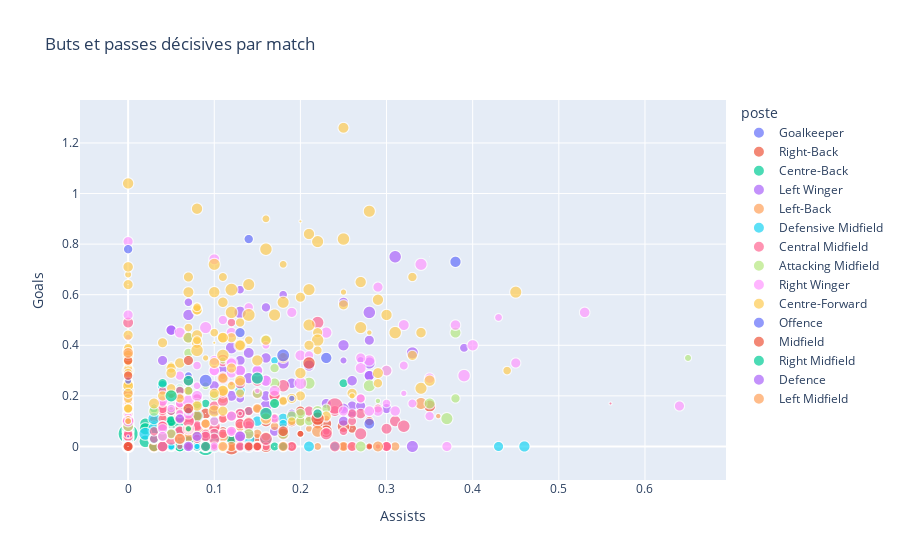

Notebook cell for this chart:
### Code cell
fig = px.scatter(stats, x='Assists', y='Goals', size='match_played', color='poste',
                 hover_data=['prénom', 'nom'], title='Buts et passes décisives par match')
fig.show()

### Figure 1 — Plotly figure (JSON) as saved in the notebook; plotly's stock layout.template omitted (floating-point values rounded to 4 significant figures; data arrays with more than 128 entries replaced by an {"elided": "..."} marker saying what was removed)
{"data": [{"customdata": {"elided": "109x2 str values"}, "hovertemplate": "poste=Goalkeeper<br>Assists=%{x}<br>Goals=%{y}<br>match_played=%{marker.size}<br>prénom=%{customdata[0]}<br>nom=%{customdata[1]}<extra></extra>", "legendgroup": "Goalkeeper", "marker": {"color": "#636efa", "size": [13, 10, 10, 5, 2, 13, 10, 0, 0, 12, 5, 10, 8, 9, 10, 10, 2, 8, 10, 8, 3, 0, 5, 3, 0, 12, 14, 2, 0, 7, 11, 4, 7, 8, 11, 0, 11, 12, 12, 10, 16, 8, 4, 11, 6, 6, 0, 14, 15, 11, 4, 11, 7, 5, 16, 12, 13, 3, 10, 9, 4, 12, 11, 12, 9, 5, 7, 14, 12, 2, 11, 13, 14, 0, 10, 10, 10, 0, 10, 8, 7, 3, 9, 10, 10, 0, 10, 14, 11, 15, 11, 3, 8, 11, 15, 15, 11, 0, 11, 11, 11, 11, 11, 11, 11, 9, 6, 8, 0], "sizemode": "area", "sizeref": 0.0975, "symbol": "circle"}, "mode": "markers", "name": "Goalkeeper", "showlegend": true, "type": "scattergl", "x": [null, null, null, null, null, null, null, null, null, null, null, null, null, null, null, null, null, null, null, null, null, null, null, null, null, null, null, null, null, null, null, null, null, null, null, null, null, null, null, null, null, null, null, null, null, null, null, null, null, null, null, null, null, null, null, null, null, null, null, null, null, null, null, null, null, null, null, null, null, null, null, null, null, null, null, null, null, null, null, null, null, null, null, null, null, null, null, null, null, null, null, null, null, null, null, null, null, null, null, null, null, null, null, null, null, null, null, null, null], "xaxis": "x", "y": [null, null, null, null, null, null, null, null, null, null, null, null, null, null, null, null, null, null, null, null, null, null, null, null, null, null, null, null, null, null, null, null, null, null, null, null, null, null, null, null, null, null, null, null, null, null, null, null, null, null, null, null, null, null, null, null, null, null, null, null, null, null, null, null, null, null, null, null, null, null, null, null, null, null, null, null, null, null, null, null, null, null, null, null, null, null, null, null, null, null, null, null, null, null, null, null, null, null, null, null, null, null, null, null, null, null, null, null, null], "yaxis": "y"}, {"customdata": {"elided": "121x2 str values"}, "hovertemplate": "poste=Right-Back<br>Assists=%{x}<br>Goals=%{y}<br>match_played=%{marker.size}<br>prénom=%{customdata[0]}<br>nom=%{customdata[1]}<extra></extra>", "legendgroup": "Right-Back", "marker": {"color": "#EF553B", "size": [10, 1, 6, 8, 1, 0, 10, 2, 13, 12, 13, 13, 10, 5, 3, 11, 3, 4, 8, 9, 5, 9, 10, 0, 4, 9, 9, 1, 9, 4, 9, 7, 6, 11, 4, 15, 7, 9, 10, 9, 8, 6, 12, 4, 4, 0, 11, 11, 10, 11, 3, 10, 8, 12, 11, 15, 5, 14, 12, 10, 11, 14, 14, 2, 16, 11, 12, 8, 12, 8, 3, 11, 14, 4, 7, 12, 0, 14, 5, 12, 5, 10, 10, 9, 8, 10, 3, 10, 10, 5, 11, 0, 8, 10, 12, 7, 14, 14, 13, 11, 10, 11, 9, 13, 14, 12, 15, 13, 2, 10, 10, 11, 11, 10, 9, 28, 5, 8, 13, 9, 6], "sizemode": "area", "sizeref": 0.0975, "symbol": "circle"}, "mode": "markers", "name": "Right-Back", "showlegend": true, "type": "scattergl", "x": [0.12, 0.25, 0.05, 0.19, 0, 0.19, 0, 0.13, 0.19, 0.23, 0.1, 0.04, 0, 0.2, 0, 0.17, 0, 0, 0.13, 0.14, 0.09, 0.05, 0.04, 0.08, 0, 0, 0, 0.19, 0.13, 0.09, 0.08, 0.04, 0.1, 0.15, 0, 0.07, 0.3, 0.07, 0.04, 0.11, 0.11, 0, 0, 0.09, 0, 0.2, 0, 0, 0.05, 0.22, 0.28, 0.11, 0.06, 0, 0.1, 0.23, 0, 0.06, 0.09, 0.13, 0.08, 0.1, 0, 0, 0, 0.11, 0.1, 0.07, 0.09, 0, 0.05, 0.18, 0.06, 0, 0.25, 0.03, 0.28, 0.18, 0.28, 0.09, 0.21, 0, 0, 0.28, 0.26, 0.07, 0.06, 0, 0.11, 0.09, 0.04, 0, 0.06, 0.2, 0.08, 0, 0, 0.16, 0.03, 0.1, 0.07, 0, 0, 0.07, 0.35, 0.18, 0.25, 0.16, 0, 0, 0.13, 0.05, 0, 0.05, 0.06, 0.12, 0.2, 0.05, 0.12, 0, 0.05], "xaxis": "x", "y": [0, 0.08, 0, 0, 0, 0, 0.07, 0.04, 0.1, 0.09, 0.02, 0, 0.04, 0.05, 0, 0.11, 0, 0.08, 0, 0.14, 0, 0, 0.09, 0, 0, 0.05, 0.21, 0, 0.04, 0, 0, 0.04, 0, 0.03, 0, 0.02, 0, 0.07, 0, 0.06, 0, 0, 0, 0, 0, 0, 0, 0, 0.09, 0.09, 0, 0.05, 0.06, 0, 0, 0.06, 0.17, 0.03, 0.06, 0, 0, 0.1, 0.22, 0, 0.03, 0, 0.07, 0, 0, 0.07, 0, 0.07, 0.12, 0, 0, 0.1, 0.23, 0.05, 0, 0.13, 0.11, 0.08, 0, 0.1, 0.07, 0.07, 0.06, 0.13, 0, 0, 0.08, 0, 0, 0.14, 0, 0, 0.08, 0, 0.06, 0.15, 0, 0, 0, 0.07, 0.16, 0, 0.08, 0.1, 0.18, 0, 0.09, 0, 0, 0, 0, 0, 0.05, 0.05, 0.04, 0.15, 0.05], "yaxis": "y"}, {"customdata": {"elided": "252x2 str values"}, "hovertemplate": "poste=Centre-Back<br>Assists=%{x}<br>Goals=%{y}<br>match_played=%{marker.size}<br>prénom=%{customdata[0]}<br>nom=%{customdata[1]}<extra></extra>", "legendgroup": "Centre-Back", "marker": {"color": "#00cc96", "size": {"elided": "252 int values"}, "sizemode": "area", "sizeref": 0.0975, "symbol": "circle"}, "mode": "markers", "name": "Centre-Back", "showlegend": true, "type": "scattergl", "x": {"elided": "252 float values"}, "xaxis": "x", "y": {"elided": "252 float values"}, "yaxis": "y"}, {"customdata": {"elided": "70x2 str values"}, "hovertemplate": "poste=Left Winger<br>Assists=%{x}<br>Goals=%{y}<br>match_played=%{marker.size}<br>prénom=%{customdata[0]}<br>nom=%{customdata[1]}<extra></extra>", "legendgroup": "Left Winger", "marker": {"color": "#ab63fa", "size": [13, 13, 6, 13, 8, 7, 5, 10, 10, 13, 10, 9, 13, 13, 10, 10, 8, 10, 10, 10, 10, 7, 8, 10, 14, 11, 6, 10, 15, 11, 11, 12, 6, 13, 14, 7, 9, 14, 12, 12, 1, 10, 3, 12, 10, 11, 14, 7, 5, 13, 12, 10, 9, 11, 11, 10, 14, 11, 15, 11, 12, 15, 11, 11, 10, 8, 10, 2, 11, 14], "sizemode": "area", "sizeref": 0.0975, "symbol": "circle"}, "mode": "markers", "name": "Left Winger", "showlegend": true, "type": "scattergl", "x": [0.16, 0.07, 0.27, 0.21, 0.13, 0.07, 0.25, 0.23, 0.1, 0.25, 0.25, 0.18, 0.14, 0.11, 0.25, 0.3, 0.39, 0, 0.04, 0.17, 0.1, 0.13, 0.19, 0.13, 0.33, 0, 0.15, 0.28, 0.31, 0.06, 0.08, 0.11, 0, 0, 0.16, 0.06, 0, 0.12, 0.13, 0.14, 0.11, 0.14, 0, 0.26, 0.26, 0.16, 0.28, 0.18, 0.25, 0.15, 0.12, 0.28, 0.16, 0.16, 0.19, 0.09, 0.33, 0.26, 0.13, 0.28, 0.25, 0.28, 0.05, 0.13, 0.13, 0, 0.27, 0.17, 0.05, 0.18], "xaxis": "x", "y": [0.26, 0.52, 0.34, 0.32, 0.19, 0.57, 0.15, 0.17, 0.24, 0.4, 0.1, 0.18, 0.27, 0.3, 0.57, 0.15, 0.39, 0.3, 0.34, 0.06, 0.14, 0.62, 0.13, 0.34, 0.37, 0.1, 0.15, 0.42, 0.75, 0.19, 0.19, 0.21, 0.11, 0.09, 0.16, 0.13, 0.13, 0.39, 0, 0.37, 0, 0.07, 0.13, 0.13, 0.16, 0.35, 0.33, 0.6, 0.34, 0.3, 0.2, 0.28, 0.55, 0.2, 0.25, 0.09, 0, 0.26, 0.53, 0.28, 0.15, 0.53, 0.46, 0.3, 0.13, 0, 0.16, 0.17, 0.46, 0.33], "yaxis": "y"}, {"customdata": {"elided": "89x2 str values"}, "hovertemplate": "poste=Left-Back<br>Assists=%{x}<br>Goals=%{y}<br>match_played=%{marker.size}<br>prénom=%{customdata[0]}<br>nom=%{customdata[1]}<extra></extra>", "legendgroup": "Left-Back", "marker": {"color": "#FFA15A", "size": [0, 3, 5, 12, 11, 10, 8, 10, 11, 9, 13, 0, 0, 12, 10, 9, 10, 1, 10, 7, 4, 10, 10, 13, 14, 11, 12, 13, 7, 5, 11, 12, 6, 0, 11, 2, 8, 6, 11, 6, 12, 14, 16, 9, 12, 8, 10, 9, 12, 7, 11, 11, 4, 14, 13, 13, 14, 10, 4, 10, 6, 8, 1, 10, 12, 8, 9, 0, 10, 9, 6, 5, 7, 4, 15, 1, 8, 8, 11, 10, 9, 8, 8, 7, 10, 8, 2, 7, 0], "sizemode": "area", "sizeref": 0.0975, "symbol": "circle"}, "mode": "markers", "name": "Left-Back", "showlegend": true, "type": "scattergl", "x": [0.09, 0.13, 0.21, 0.11, 0.08, 0.09, 0.13, 0.25, 0.09, 0.31, 0.06, 0.1, 0.27, 0.07, 0.11, 0.07, 0.2, 0.14, 0.09, 0.07, 0, 0.03, 0.14, 0, 0.06, 0, 0.09, 0, 0.12, 0, 0.08, 0.09, 0.22, 0.14, 0.09, 0.26, 0, 0, 0, 0, 0.07, 0.17, 0.08, 0.15, 0.05, 0.11, 0.13, 0, 0, 0, 0.09, 0, 0.14, 0.34, 0.07, 0.1, 0.22, 0.15, 0.07, 0.09, 0.09, 0.11, 0.11, 0, 0.03, 0.26, 0.16, 0.09, 0, 0.08, 0.07, 0.1, 0.17, 0.07, 0.04, 0, 0, 0.05, 0.04, 0.12, 0.14, 0, 0, 0, 0.18, 0.04, 0, 0.11, 0.08], "xaxis": "x", "y": [0, 0.06, 0.07, 0.04, 0.12, 0, 0, 0, 0.09, 0, 0.22, 0, 0, 0.07, 0.19, 0, 0.1, 0.07, 0.03, 0.07, 0.12, 0.03, 0, 0.08, 0.12, 0.25, 0, 0, 0.06, 0, 0, 0, 0, 0.14, 0.06, 0, 0.07, 0, 0.16, 0, 0.04, 0.2, 0.06, 0.05, 0.05, 0, 0.08, 0, 0, 0, 0, 0.18, 0, 0.17, 0.07, 0.1, 0.06, 0, 0, 0.09, 0, 0.11, 0, 0.18, 0, 0, 0.04, 0, 0.11, 0, 0.07, 0, 0.08, 0.07, 0.04, 0.06, 0.04, 0.14, 0, 0, 0.1, 0.06, 0.09, 0.08, 0, 0.12, 0, 0.11, 0.08], "yaxis": "y"}, {"customdata": {"elided": "101x2 str values"}, "hovertemplate": "poste=Defensive Midfield<br>Assists=%{x}<br>Goals=%{y}<br>match_played=%{marker.size}<br>prénom=%{customdata[0]}<br>nom=%{customdata[1]}<extra></extra>", "legendgroup": "Defensive Midfield", "marker": {"color": "#19d3f3", "size": [12, 13, 3, 12, 10, 4, 5, 7, 9, 10, 6, 4, 9, 10, 10, 4, 7, 7, 7, 8, 8, 10, 10, 9, 7, 12, 12, 13, 14, 7, 11, 10, 10, 14, 7, 7, 10, 6, 9, 9, 11, 9, 11, 16, 3, 8, 11, 5, 10, 7, 12, 14, 14, 11, 8, 14, 9, 12, 12, 11, 8, 12, 11, 14, 8, 11, 14, 14, 8, 9, 2, 9, 7, 10, 14, 2, 10, 9, 10, 3, 9, 7, 9, 11, 8, 5, 10, 10, 0, 9, 11, 14, 10, 8, 9, 10, 10, 11, 4, 11, 7], "sizemode": "area", "sizeref": 0.0975, "symbol": "circle"}, "mode": "markers", "name": "Defensive Midfield", "showlegend": true, "type": "scattergl", "x": [0.18, 0, 0.11, 0, 0.14, 0.04, 0, 0.05, 0, 0.06, 0, 0.04, 0.24, 0.43, 0, 0.08, 0, 0.04, 0.14, 0.05, 0.04, 0.12, 0, 0.06, 0, 0, 0, 0.46, 0.03, 0.09, 0, 0.1, 0.09, 0.03, 0, 0.04, 0, 0.17, 0, 0, 0, 0.13, 0, 0.02, 0, 0.04, 0.15, 0.05, 0.1, 0.18, 0.07, 0.09, 0.14, 0, 0, 0.09, 0, 0, 0.03, 0, 0.05, 0.21, 0.13, 0.1, 0.05, 0.04, 0.1, 0.14, 0, 0.08, 0.18, 0.1, 0.04, 0.03, 0.09, 0, 0, 0.07, 0.04, 0, 0, 0, 0.03, 0, 0.12, 0.05, 0.1, 0, 0.17, 0, 0, 0, 0.04, 0, 0.13, 0.04, 0, 0.07, 0.08, 0.04, 0.07], "xaxis": "x", "y": [0.11, 0.06, 0, 0.22, 0.06, 0, 0.04, 0, 0.09, 0.13, 0, 0, 0, 0, 0, 0, 0.09, 0.04, 0.14, 0.05, 0.08, 0.06, 0.05, 0.22, 0.08, 0.13, 0.05, 0, 0.07, 0, 0, 0.05, 0.04, 0.11, 0.06, 0.04, 0, 0.34, 0, 0, 0, 0.13, 0.05, 0.05, 0.19, 0, 0.1, 0.05, 0.03, 0.09, 0.43, 0, 0, 0, 0, 0, 0, 0.03, 0.03, 0, 0, 0, 0.22, 0.1, 0.14, 0.07, 0, 0.03, 0, 0, 0, 0.1, 0, 0.03, 0.04, 0, 0, 0, 0, 0, 0, 0.18, 0.03, 0.05, 0.12, 0, 0.1, 0.14, 0, 0, 0.06, 0.07, 0, 0, 0, 0.04, 0.24, 0, 0, 0.24, 0.07], "yaxis": "y"}, {"customdata": {"elided": "184x2 str values"}, "hovertemplate": "poste=Central Midfield<br>Assists=%{x}<br>Goals=%{y}<br>match_played=%{marker.size}<br>prénom=%{customdata[0]}<br>nom=%{customdata[1]}<extra></extra>", "legendgroup": "Central Midfield", "marker": {"color": "#FF6692", "size": {"elided": "184 int values"}, "sizemode": "area", "sizeref": 0.0975, "symbol": "circle"}, "mode": "markers", "name": "Central Midfield", "showlegend": true, "type": "scattergl", "x": {"elided": "184 float values"}, "xaxis": "x", "y": {"elided": "184 float values"}, "yaxis": "y"}, {"customdata": [["Martin", "Ødegaard"], ["Kai", "Havertz"], ["Andreas", "Pereira"], ["Kevin", "De Bruyne"], ["James", "Maddison"], ["Daichi", "Kamada"], ["Lucas", "Paqueta"], ["Aimar", "Oroz"], ["Jude", "Bellingham"], ["Roberto", "Navarro"], ["Pablo", "Fornals"], ["Arsen", "Zakharyan"], ["Brais", "Mendez"], ["Selim", "Amallah"], ["Oscar", "Rodriguez Arnaiz"], ["Lewis", "Ferguson"], ["Teun", "Koopmeiners"], ["Remi", "Oudin"], ["Tom", "Bischof"], ["Julian", "Brandt"], ["Enzo", "Millot"], ["Romano", "Schmid"], ["Alexis", "Claude Maurice"], ["Kevin", "Stoger"], ["Mario", "Gotze"], ["Fares", "Chaibi"], ["Christoph", "Baumgartner"], ["Kamory", "Doumbia"], ["Amine", "Harit"], ["Teji", "Savanier"], ["Hamed", "Traore"], ["Senny", "Mayulu"], ["Adrien", "Thomasson"], ["David", "Pereira da Costa"], ["Maghnes", "Akliouche"], ["Aleksandr", "Golovin"], ["Habib", "Diarra"]], "hovertemplate": "poste=Attacking Midfield<br>Assists=%{x}<br>Goals=%{y}<br>match_played=%{marker.size}<br>prénom=%{customdata[0]}<br>nom=%{customdata[1]}<extra></extra>", "legendgroup": "Attacking Midfield", "marker": {"color": "#B6E880", "size": [3, 13, 10, 5, 12, 10, 10, 12, 11, 9, 14, 0, 12, 10, 8, 2, 11, 8, 12, 14, 14, 10, 5, 9, 10, 11, 14, 12, 9, 9, 9, 8, 11, 6, 14, 12, 11], "sizemode": "area", "sizeref": 0.0975, "symbol": "circle"}, "mode": "markers", "name": "Attacking Midfield", "showlegend": true, "type": "scattergl", "x": [0.29, 0.16, 0.2, 0.65, 0.35, 0.05, 0.15, 0, 0.3, 0.04, 0.07, 0.14, 0.22, 0.1, 0.23, 0.05, 0.17, 0.1, 0.27, 0.37, 0.21, 0.2, 0.11, 0.38, 0.08, 0.14, 0, 0.38, 0.21, 0.17, 0.07, 0.17, 0.19, 0.09, 0.28, 0.18, 0.03], "xaxis": "x", "y": [0.18, 0.42, 0.1, 0.35, 0.17, 0.05, 0.21, 0.08, 0.3, 0.04, 0.15, 0.07, 0.14, 0.2, 0.15, 0.15, 0.25, 0.1, 0, 0.11, 0.25, 0.13, 0.34, 0.19, 0.17, 0.05, 0.3, 0.45, 0.1, 0.31, 0.37, 0.17, 0.12, 0.24, 0.24, 0.05, 0.14], "yaxis": "y"}, {"customdata": {"elided": "87x2 str values"}, "hovertemplate": "poste=Right Winger<br>Assists=%{x}<br>Goals=%{y}<br>match_played=%{marker.size}<br>prénom=%{customdata[0]}<br>nom=%{customdata[1]}<extra></extra>", "legendgroup": "Right Winger", "marker": {"color": "#FF97FF", "size": [11, 11, 9, 10, 6, 8, 0, 10, 5, 9, 13, 13, 4, 10, 6, 10, 9, 8, 10, 10, 3, 6, 10, 10, 10, 15, 15, 10, 13, 11, 10, 6, 8, 14, 5, 8, 12, 7, 14, 13, 10, 12, 12, 15, 10, 12, 10, 4, 10, 12, 11, 12, 9, 12, 14, 10, 12, 12, 6, 9, 10, 7, 7, 13, 9, 10, 10, 10, 11, 9, 12, 11, 6, 10, 8, 11, 13, 13, 9, 13, 11, 8, 8, 9, 11, 11, 11], "sizemode": "area", "sizeref": 0.0975, "symbol": "circle"}, "mode": "markers", "name": "Right Winger", "showlegend": true, "type": "scattergl", "x": [0.38, 0.35, 0.11, 0.04, 0.43, 0.33, 0, 0.29, 0.12, 0.35, 0.28, 0.16, 0.32, 0.37, 0.18, 0, 0.11, 0.06, 0.25, 0.16, 0.15, 0.08, 0.19, 0.27, 0.1, 0.12, 0.39, 0, 0.23, 0.04, 0.12, 0, 0.18, 0.07, 0, 0.32, 0.06, 0.05, 0.09, 0.13, 0.45, 0.2, 0.08, 0.2, 0.12, 0.3, 0.12, 0.08, 0.64, 0.16, 0.29, 0.07, 0.21, 0.1, 0.34, 0.22, 0.32, 0.17, 0.16, 0.27, 0.12, 0.08, 0.3, 0.15, 0, 0, 0, 0.04, 0.15, 0.14, 0.27, 0.12, 0.06, 0.1, 0, 0.53, 0.13, 0, 0.1, 0.4, 0.1, 0.17, 0.1, 0.06, 0, 0.28, 0.31], "xaxis": "x", "y": [0.48, 0.27, 0.5, 0.07, 0.51, 0.17, 0.39, 0.63, 0.06, 0.12, 0.34, 0.26, 0.21, 0, 0.35, 0.17, 0, 0.17, 0.14, 0.11, 0.22, 0.24, 0.53, 0.35, 0.34, 0.33, 0.28, 0.81, 0.45, 0.18, 0.12, 0.12, 0, 0.18, 0.43, 0.32, 0.45, 0.15, 0.47, 0.04, 0.33, 0.36, 0.2, 0.25, 0.06, 0.3, 0.29, 0.4, 0.16, 0.13, 0.14, 0.13, 0.36, 0.74, 0.72, 0.13, 0.48, 0.22, 0.4, 0.19, 0.33, 0.32, 0.17, 0.27, 0, 0.3, 0.52, 0.04, 0.3, 0.55, 0.31, 0.45, 0.13, 0.3, 0.18, 0.53, 0.3, 0.1, 0.1, 0.4, 0.3, 0.11, 0, 0.28, 0.15, 0.14, 0.14], "yaxis": "y"}, {"customdata": {"elided": "144x2 str values"}, "hovertemplate": "poste=Centre-Forward<br>Assists=%{x}<br>Goals=%{y}<br>match_played=%{marker.size}<br>prénom=%{customdata[0]}<br>nom=%{customdata[1]}<extra></extra>", "legendgroup": "Centre-Forward", "marker": {"color": "#FECB52", "size": {"elided": "144 int values"}, "sizemode": "area", "sizeref": 0.0975, "symbol": "circle"}, "mode": "markers", "name": "Centre-Forward", "showlegend": true, "type": "scattergl", "x": {"elided": "144 float values"}, "xaxis": "x", "y": {"elided": "144 float values"}, "yaxis": "y"}, {"customdata": [["Jørgen", "Strand Larsen"], ["Sergi", "Guardiola"], ["Orri", "Oskarsson"], ["Juanmi", "Latasa"], ["Ademola", "Lookman"], ["Nicolo", "Cambiaghi"], ["Zito", "Luvumbo"], ["Kenan", "Yildiz"], ["Giacomo", "Raspadori"], ["Adam", "Hlozek"], ["Nick", "Woltemade"], ["Shuto", "Machino"], ["Ahmadou", "Bamba Dieng"], ["M'Bala", "Nzola"]], "hovertemplate": "poste=Offence<br>Assists=%{x}<br>Goals=%{y}<br>match_played=%{marker.size}<br>prénom=%{customdata[0]}<br>nom=%{customdata[1]}<extra></extra>", "legendgroup": "Offence", "marker": {"color": "#636efa", "size": [10, 4, 16, 9, 13, 1, 12, 16, 6, 13, 5, 9, 9, 6], "sizemode": "area", "sizeref": 0.0975, "symbol": "circle"}, "mode": "markers", "name": "Offence", "showlegend": true, "type": "scattergl", "x": [0.13, 0.19, 0.18, 0, 0.38, 0, 0.28, 0.09, 0.07, 0.23, 0, 0, 0.14, 0.07], "xaxis": "x", "y": [0.45, 0.19, 0.36, 0, 0.73, 0.04, 0.09, 0.26, 0.14, 0.35, 0.26, 0.78, 0.82, 0.28], "yaxis": "y"}, {"customdata": [["Adam", "Wharton"], ["Pablo", "Barrios"], ["Carles", "Alena"], ["Santi", "Comesana"], ["Joan", "Jordan"], ["Jean-Daniel", "Akpa-Akpro"], ["Jacob", "Bruun Larsen"], ["Umut", "Tohumcu"], ["Kaishu", "Sano"], ["Dani", "de Wit"], ["Magnus", "Knudsen"], ["Armin", "Gigovic"], ["Antonio", "Nusa"], ["Kang-in", "Lee"]], "hovertemplate": "poste=Midfield<br>Assists=%{x}<br>Goals=%{y}<br>match_played=%{marker.size}<br>prénom=%{customdata[0]}<br>nom=%{customdata[1]}<extra></extra>", "legendgroup": "Midfield", "marker": {"color": "#EF553B", "size": [8, 7, 6, 11, 6, 0, 10, 11, 10, 9, 10, 9, 17, 15], "sizemode": "area", "sizeref": 0.0975, "symbol": "circle"}, "mode": "markers", "name": "Midfield", "showlegend": true, "type": "scattergl", "x": [0.14, 0.15, 0, 0.07, 0.18, 0, 0.07, 0.18, 0, 0, 0, 0, 0.22, 0.21], "xaxis": "x", "y": [0, 0, 0, 0.15, 0, 0, 0.34, 0.06, 0, 0.28, 0, 0.34, 0.11, 0.33], "yaxis": "y"}, {"customdata": [["Marcos", "Llorente"], ["Davide", "Zappacosta"], ["Juan", "Cuadrado"], ["Emil", "Holm"], ["Nadir", "Zortea"], ["Denzel", "Dumfries"], ["Tim", "Weah"], ["Manuel", "Lazzari"], ["Patrick", "Ciurria"], ["Jeremie", "Frimpong"], ["Przemysław", "Frankowski"]], "hovertemplate": "poste=Right Midfield<br>Assists=%{x}<br>Goals=%{y}<br>match_played=%{marker.size}<br>prénom=%{customdata[0]}<br>nom=%{customdata[1]}<extra></extra>", "legendgroup": "Right Midfield", "marker": {"color": "#00cc96", "size": [10, 15, 8, 4, 9, 14, 11, 10, 0, 14, 9], "sizemode": "area", "sizeref": 0.0975, "symbol": "circle"}, "mode": "markers", "name": "Right Midfield", "showlegend": true, "type": "scattergl", "x": [0.17, 0.16, 0.18, 0.07, 0.22, 0.05, 0.07, 0.09, 0, 0.15, 0.04], "xaxis": "x", "y": [0.17, 0.13, 0, 0.07, 0.13, 0.2, 0.26, 0, 0, 0.27, 0.25], "yaxis": "y"}, {"customdata": [["Kiko", "Femenia"], ["Giorgos", "Kyriakopoulos"], ["Abner", "Vinicius"], ["Guela", "Doue"]], "hovertemplate": "poste=Defence<br>Assists=%{x}<br>Goals=%{y}<br>match_played=%{marker.size}<br>prénom=%{customdata[0]}<br>nom=%{customdata[1]}<extra></extra>", "legendgroup": "Defence", "marker": {"color": "#ab63fa", "size": [11, 12, 9, 10], "sizemode": "area", "sizeref": 0.0975, "symbol": "circle"}, "mode": "markers", "name": "Defence", "showlegend": true, "type": "scattergl", "x": [0.07, 0.13, 0.06, 0.08], "xaxis": "x", "y": [0, 0.04, 0.11, 0.04], "yaxis": "y"}, {"customdata": [["Matteo", "Ruggeri"], ["Mergim", "Vojvoda"], ["Valentino", "Lazaro"], ["Olivier", "Deman"], ["Robert", "Skov"], ["Mitchel", "Bakker"]], "hovertemplate": "poste=Left Midfield<br>Assists=%{x}<br>Goals=%{y}<br>match_played=%{marker.size}<br>prénom=%{customdata[0]}<br>nom=%{customdata[1]}<extra></extra>", "legendgroup": "Left Midfield", "marker": {"color": "#FFA15A", "size": [13, 10, 12, 5, 3, 11], "sizemode": "area", "sizeref": 0.0975, "symbol": "circle"}, "mode": "markers", "name": "Left Midfield", "showlegend": true, "type": "scattergl", "x": [0.06, 0.18, 0.29, 0, 0.36, 0], "xaxis": "x", "y": [0.03, 0, 0, 0.1, 0.12, 0.37], "yaxis": "y"}], "layout": {"legend": {"itemsizing": "constant", "title": {"text": "poste"}, "tracegroupgap": 0}, "title": {"text": "Buts et passes décisives par match"}, "xaxis": {"anchor": "y", "domain": [0, 1], "title": {"text": "Assists"}}, "yaxis": {"anchor": "x", "domain": [0, 1], "title": {"text": "Goals"}}}}
